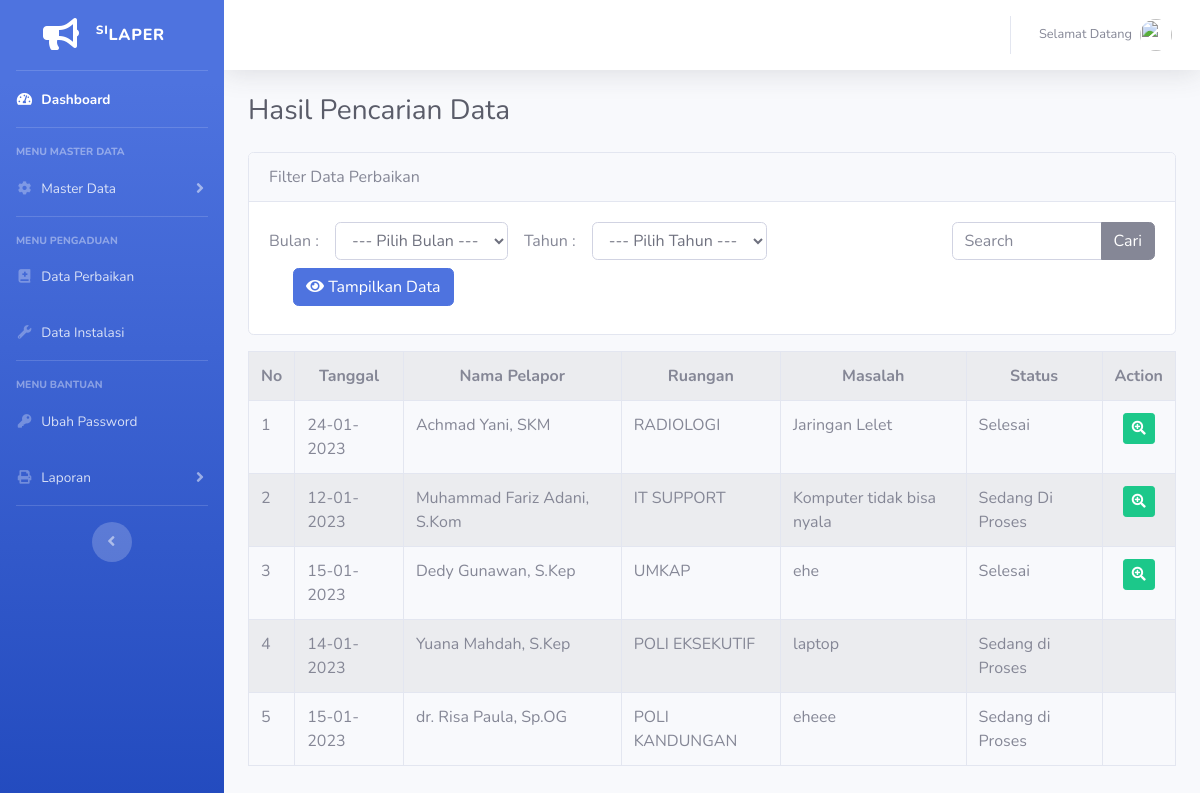
The page /index.php/admin/perbaikan/search on the database its author committed.
### tables this page shows
CREATE TABLE `tb_perbaikan` (
  `id_perbaikan` int(11) NOT NULL,
  `id_petugas` int(11) DEFAULT NULL,
  `id_akun` int(11) NOT NULL,
  `tanggal_lapor` date NOT NULL,
  `masalah` varchar(50) NOT NULL,
  `tanggal_perbaik` date NOT NULL,
  `tindakan` varchar(50) NOT NULL,
  `status` varchar(50) NOT NULL
);

CREATE TABLE `tb_akun` (
  `id_akun` int(11) NOT NULL,
  `id_level` int(11) NOT NULL,
  `id_ruangan` int(4) NOT NULL,
  `nama_akun` varchar(50) NOT NULL,
  `nip` varchar(20) NOT NULL,
  `foto` varchar(50) NOT NULL,
  `username` varchar(50) NOT NULL,
  `password` varchar(50) NOT NULL
);

CREATE TABLE `tb_ruangan` (
  `id_ruangan` int(4) NOT NULL,
  `nama_ruangan` varchar(50) NOT NULL,
  `nip_ruangan` varchar(20) NOT NULL,
  `nama_pj` varchar(50) NOT NULL,
  `keterangan` varchar(8) NOT NULL
);

### application/controllers/admin/Perbaikan.php (called while the page is built, shortened)
<?php
class Perbaikan extends CI_Controller
{
	public function search()
	{
		$data['title'] = "Hasil Pencarian Data";
		$bulan = $this->input->post('bulan');
		$tahun = $this->input->post('tahun');
		$data['bulan'] = $bulan;
		$data['tahun'] = $tahun;
		$keyword = $this->input->post('keyword');
		$data['perbaikan'] = $this->M_perbaikan->get_keyword($keyword);
		$this->load->view('templates_admin/header', $data);
		$this->load->view('templates_admin/sidebar');
		$this->load->view('v_admin/perbaikan', $data);
		$this->load->view('templates_admin/footer');
	}
}

### index.php (called while the page is built, shortened)
<?php
require_once BASEPATH.'core/CodeIgniter.php';

### application/models/M_perbaikan.php (called while the page is built, shortened)
<?php
class M_perbaikan extends CI_Model
{
    public function get_keyword($keyword)
    {
        $this->db->select('*');
        $this->db->from('tb_perbaikan');
        $this->db->join('tb_akun', 'tb_akun.id_akun=tb_perbaikan.id_akun');
        $this->db->join('tb_ruangan', 'tb_ruangan.id_ruangan=tb_akun.id_ruangan');
        $this->db->like('nama_ruangan', $keyword);
        $this->db->or_like('nama_akun', $keyword);
        $this->db->or_like('masalah', $keyword);
        $this->db->or_like('tindakan', $keyword);
        $this->db->or_like('status', $keyword);
        return $this->db->get()->result();
    }
}

### application/views/v_admin/perbaikan.php (the view, shortened to what this page needs)
<div class="container-fluid">
    <div class="d-sm-flex align-items-center justify-content-between mb-4">
        <h1 class="h3 mb-0 text-gray-800"><?php echo $title ?></h1>
    </div>
    <div class="card mb-3">
        <div class="card-header">Filter Data Perbaikan</div>
        <div class="card-body">
            <div class="row">
                <div class="col-9">
                    <form method="POST" action="<?= base_url('admin/perbaikan/filter_perbaikan'); ?>" class="form-inline">
                        <div class="form-group mb-2">
                            <label for="staticEmail2">Bulan :</label>
                            <select class="form-control ml-3" name="bulan">
                                <option value="">--- Pilih Bulan --- </option>
                            </select>
                        </div>
                        <div class="form-group mb-2 ml-3">
                            <label for="staticEmail2">Tahun :</label>
                            <select class="form-control ml-3" name="tahun">
                                <option value="">--- Pilih Tahun --- </option>
                            </select>
                        </div>
                        <button type="submit" class="btn btn-primary mb-2 ml-4"><i class="fas fa-eye"></i> Tampilkan Data</button>
                    </form>
                </div>
                <div class="col-3">
                    <?php echo form_open('admin/perbaikan/search') ?>
                    <div class="input-group mb-3">
                        <input type="text" name="keyword" class="form-control" placeholder="Search">
                        <div class="input-group-append">
                            <button type="submit" class="btn btn-secondary">Cari</button>
                        </div>
                    </div>
                    <?php echo form_close() ?>
                </div>
            </div>
        </div>
    </div>
    <table class="table table-bordered table-striped mt-2 mb-5">
        <tr>
            <th class="text-center">No</th>
            <th class="text-center">Tanggal</th>
            <th class="text-center">Nama Pelapor</th>
            <th class="text-center">Ruangan</th>
            <th class="text-center">Masalah</th>
            <th class="text-center">Status</th>
            <th class="text-center">Action</th>
        </tr>
        <?php $no = 1;
        foreach ($perbaikan as $p) : ?>
            <tr>
                <td><?php echo $no++ ?></td>
                <td><?php echo date('d-m-Y', strtotime($p->tanggal_lapor)); ?></td>
                <td><?php echo $p->nama_akun ?></td>
                <td><?php echo $p->nama_ruangan ?></td>
                <td><?php echo $p->masalah ?></td>
                <td><?php echo $p->status ?></td>
                <td>
                    <center>
                        <?php if ($p->id_petugas == NULL) { ?>
                        <?php } else { ?>
                            <a class="btn btn-sm btn-success" href="<?php echo base_url('admin/perbaikan/detail_data/' . $p->id_perbaikan) ?>"><i class="fas fa-search-plus"></i></a>
                        <?php } ?>
                    </center>
                </td>
            </tr>
        <?php endforeach; ?>
    </table>
</div>

### rows shown on the page
tb_perbaikan: tanggal_lapor "24-01-2023", id_akun.nama_akun "Achmad Yani, SKM", tb_ruangan.nama_ruangan "RADIOLOGI", masalah "Jaringan Lelet", status "Selesai"
tb_perbaikan: tanggal_lapor "12-01-2023", id_akun.nama_akun "Muhammad Fariz Adani, S.Kom", tb_ruangan.nama_ruangan "IT SUPPORT", masalah "Komputer tidak bisa nyala", status "Sedang Di Proses"
tb_perbaikan: tanggal_lapor "15-01-2023", id_akun.nama_akun "Dedy Gunawan, S.Kep", tb_ruangan.nama_ruangan "UMKAP", masalah "ehe", status "Selesai"
tb_perbaikan: tanggal_lapor "14-01-2023", id_akun.nama_akun "Yuana Mahdah, S.Kep", tb_ruangan.nama_ruangan "POLI EKSEKUTIF", masalah "laptop", status "Sedang di Proses"
tb_perbaikan: tanggal_lapor "15-01-2023", id_akun.nama_akun "dr. Risa Paula, Sp.OG", tb_ruangan.nama_ruangan "POLI KANDUNGAN", masalah "eheee", status "Sedang di Proses"

### other values the page prints
$title "Hasil Pencarian Data"
